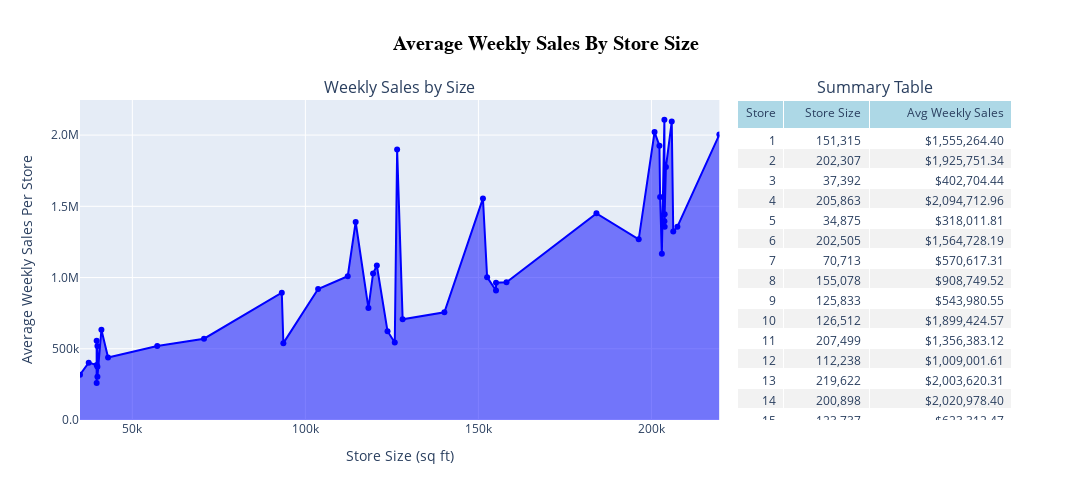

The cell this chart's notebook holds for it:
### Code cell
# Let's combine the graph and the summary table into a single dashboard-style presentation

# First, set up the overall container for the charts
fig = make_subplots(
    rows=1,
    cols=2,
    column_widths=[0.70, 0.30],
    # vertical_spacing = 0.2, 
    horizontal_spacing=0.02,  # reduce the gutter between col1 and col2
    subplot_titles=("Weekly Sales by Size", "Summary Table"),
    # specs=[[{"type": "xy"}, {"type": "table"}]],
    specs=[
        [{'type':"xy", 't':0, 'b':0}, {"type": "table", 't': 0, 'b': 0}]
    ],

)

# ====================================
# Line Area Chart

# Add the area-style line chart to column 1. We use go.Scatter here instead of px.area.
# Important: sort the data by x-axis values to avoid a "spaghetti" graph.
df_sorted = df.sort_values(by="store_size", ascending=True)

area_trace = go.Scatter(
    x=df_sorted['store_size'],
    y=df_sorted['average_weekly_sales_per_store'],
    mode='lines+markers',         # enables lines with dots on each point
    fill='tozeroy',               # fills the area under the line
    line=dict(color='blue'),
    name="Average Weekly Sales",
    line_shape='linear',
    opacity=0.8,
    # customdata = f"{(FLOOR([[x]]) * 1000)}K" * len(df_subset),
    hovertemplate='Store Size: %{x:,} sq ft<br>Average Weekly Sales: %{y:$,.2f}<extra></extra>'
)

# ====================================
# Summary Table
fig.add_trace(area_trace, row=1, col=1)

# Prepare zebra striping for the summary table
# Alternate row colors: white for even, light gray for odd.
# We build color lists for each column, with the last row (the total row) as white.
fill_colors = [
    ['white' if i % 2 == 0 else '#f2f2f2' for i in range(len(df_weekly_sales) - 1)] + ['white']
    for _ in range(3)
]

# Overwrite the fill color of the final row (the Total row) to a distinct color for emphasis
for i in range(len(fill_colors)):
    fill_colors[i][-1] = 'lavender'

# Add the summary table to column 2
fig.add_trace(
    go.Table(
        columnwidth=[8, 15, 25],
        header=dict(
            values=["Store", "Store Size", "Avg Weekly Sales"],
            fill_color="lightblue",
            align=['right', 'right', 'right']
        ),
        cells=dict(
            values=[df_weekly_sales[col] for col in df_weekly_sales.columns],
            align=["right", "right", "right"],
            fill_color=fill_colors
        )
    ),
    row=1,
    col=2
)

# Final layout adjustments
fig.update_layout(
    height = 500,
    width = 1150,
    title='Average Weekly Sales by Store Size',
    title_x=0.5,
    xaxis_title='Store Size (sq ft)',
    yaxis_title='Average Weekly Sales Per Store',
    yaxis_tickformat=".2s"
)

# Let's make the report title pop a little more
title_font = dict(size=20, family="Helvetica", color='black', weight='bold')
fig.update_layout(title=dict(text='Average Weekly Sales By Store Size', x=0.5, font=title_font))


fig.show()

### Figure 1 — Plotly figure (JSON) as saved in the notebook; plotly's stock layout.template omitted (floating-point values rounded to 4 significant figures; data arrays with more than 128 entries replaced by an {"elided": "..."} marker saying what was removed)
{"data": [{"fill": "tozeroy", "hovertemplate": "Store Size: %{x:,} sq ft<br>Average Weekly Sales: %{y:$,.2f}<extra></extra>", "line": {"color": "blue", "shape": "linear"}, "mode": "lines+markers", "name": "Average Weekly Sales", "opacity": 0.8, "type": "scatter", "x": [34875, 37392, 39690, 39690, 39690, 39910, 39910, 39910, 41062, 42988, 57197, 70713, 93188, 93638, 103681, 112238, 114533, 118221, 119557, 120653, 123737, 125833, 126512, 128107, 140167, 151315, 152513, 155078, 155083, 158114, 184109, 196321, 200898, 202307, 202505, 203007, 203742, 203750, 203819, 203819, 204184, 205863, 206302, 207499, 219622], "xaxis": "x", "y": [318000.0, 402700.0, 385700.0, 259900.0, 556400.0, 518900.0, 373500.0, 302700.0, 633300.0, 438600.0, 519200.0, 570600.0, 893600.0, 539500.0, 919700.0, 1009000.0, 1390000.0, 786000.0, 1029000.0, 1085000.0, 623300.0, 544000.0, 1899000.0, 706700.0, 756100.0, 1555000.0, 1003000.0, 908700.0, 964100.0, 966800.0, 1451000.0, 1268000.0, 2021000.0, 1926000.0, 1565000.0, 1167000.0, 2108000.0, 1396000.0, 1357000.0, 1445000.0, 1775000.0, 2095000.0, 1324000.0, 1356000.0, 2004000.0], "yaxis": "y"}, {"cells": {"align": ["right", "right", "right"], "fill": {"color": {"elided": "3x46 str values"}}, "values": {"elided": "3x46 str values"}}, "columnwidth": [8, 15, 25], "domain": {"x": [0.706, 1], "y": [0, 1]}, "header": {"align": ["right", "right", "right"], "fill": {"color": "lightblue"}, "values": ["Store", "Store Size", "Avg Weekly Sales"]}, "type": "table"}], "layout": {"annotations": [{"font": {"size": 16}, "showarrow": false, "text": "Weekly Sales by Size", "x": 0.343, "xanchor": "center", "xref": "paper", "y": 1, "yanchor": "bottom", "yref": "paper"}, {"font": {"size": 16}, "showarrow": false, "text": "Summary Table", "x": 0.853, "xanchor": "center", "xref": "paper", "y": 1, "yanchor": "bottom", "yref": "paper"}], "height": 500, "title": {"font": {"color": "black", "family": "Helvetica", "size": 20, "weight": "bold"}, "text": "Average Weekly Sales By Store Size", "x": 0.5}, "width": 1150, "xaxis": {"anchor": "y", "domain": [0, 0.686], "title": {"text": "Store Size (sq ft)"}}, "yaxis": {"anchor": "x", "domain": [0, 1], "tickformat": ".2s", "title": {"text": "Average Weekly Sales Per Store"}}}}
